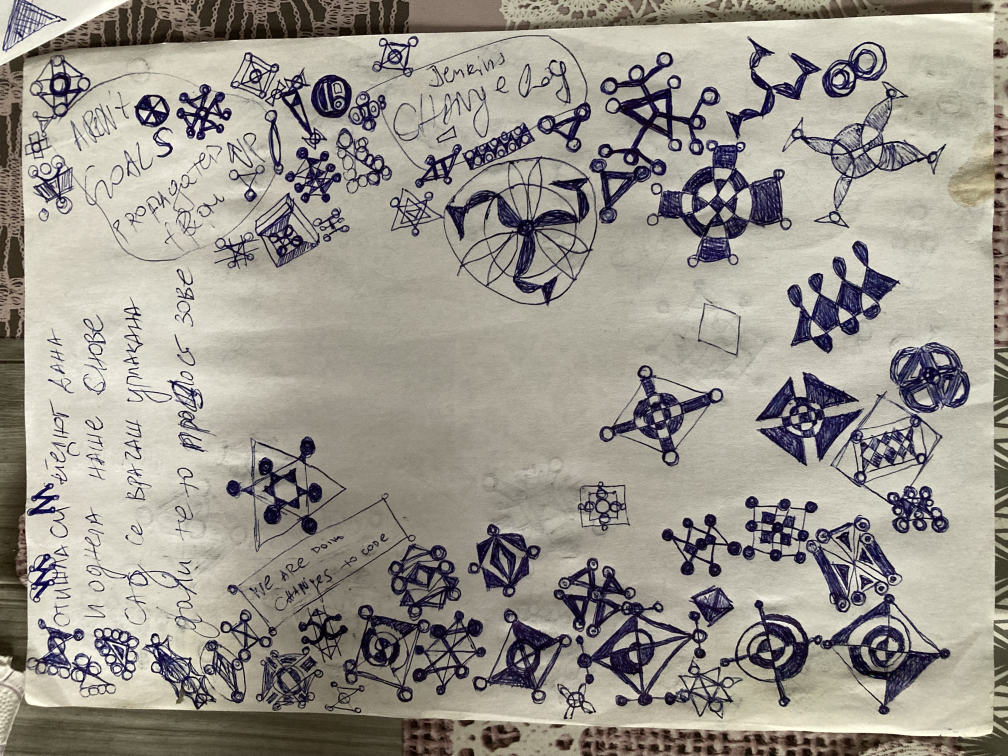
#> input picture images/sketches/IMG_0089.jpeg, 4032 x 3024 px (shown at 1/4 size)
$ python recognize_geometry.py images/sketches/IMG_0089.jpeg
#> lines starting #> are read from the running program, lines starting #| are printed output that depends on the picture; after the words box and inside, x2 and y2 are one past the last pixel; in counts of white or black regions, pixels touching at a corner belong together
#> in recognize_doodle, image is the input picture: shape (3024, 4032, 3); mean B, G, R 141, 149.9, 154.8
#| Processing: IMG_0089.jpeg (4032x3024)
#!/usr/bin/env python3
"""
Recognize geometric shapes in hand-drawn doodles and reconstruct clean versions.

Approach: trace the outline of the ink at uniform thickness — that outline IS
the shape. Find outer + inner contours, simplify with polygon approximation,
classify each (circle, triangle, rectangle, polygon, arc, freeform), then
redraw with clean uniform-width strokes.

Dependencies: opencv-python, numpy

Usage:
    python3 recognize_geometry.py <input.png> [--output-dir DIR] [--debug]
    python3 recognize_geometry.py --batch <dir> [--output-dir DIR] [--debug]
"""

import argparse
import json
import math
import sys
from dataclasses import dataclass, field, asdict
from pathlib import Path

import cv2
import numpy as np


CLEAN_COLOR = (170, 75, 41)
STROKE_WIDTH = 2
MIN_CONTOUR_AREA = 30
SIMPLIFY_EPSILON_RATIO = 0.015


@dataclass
class DetectedShape:
    shape_type: str
    center_x: int
    center_y: int
    confidence: float = 0.0
    is_hole: bool = False
    params: dict = field(default_factory=dict)


@dataclass
class RecognitionResult:
    source_file: str
    image_width: int
    image_height: int
    shapes: list = field(default_factory=list)
    rotation_degrees: float = 0.0
    similarity_score: float = 0.0
    ink_coverage_original: float = 0.0
    ink_coverage_clean: float = 0.0


def extract_ink_mask(image_bgra):
    if image_bgra.shape[2] == 4:
        alpha = image_bgra[:, :, 3]
        bgr = image_bgra[:, :, :3]
    else:
        alpha = np.full(image_bgra.shape[:2], 255, dtype=np.uint8)
        bgr = image_bgra

    gray = cv2.cvtColor(bgr, cv2.COLOR_BGR2GRAY)
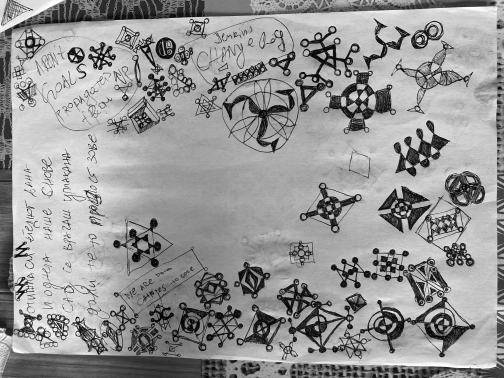
#> gray: shape (3024, 4032) (shown at 1/8 size); min 0, max 255, mean 150.3
    has_alpha = image_bgra.shape[2] == 4 and np.any(alpha < 255)

    if has_alpha:
        _, ink_by_alpha = cv2.threshold(alpha, 100, 255, cv2.THRESH_BINARY)
        _, ink_by_dark = cv2.threshold(gray, 140, 255, cv2.THRESH_BINARY_INV)
        mask = cv2.bitwise_and(ink_by_alpha, ink_by_dark)
    else:
        _, mask = cv2.threshold(gray, 140, 255, cv2.THRESH_BINARY_INV)
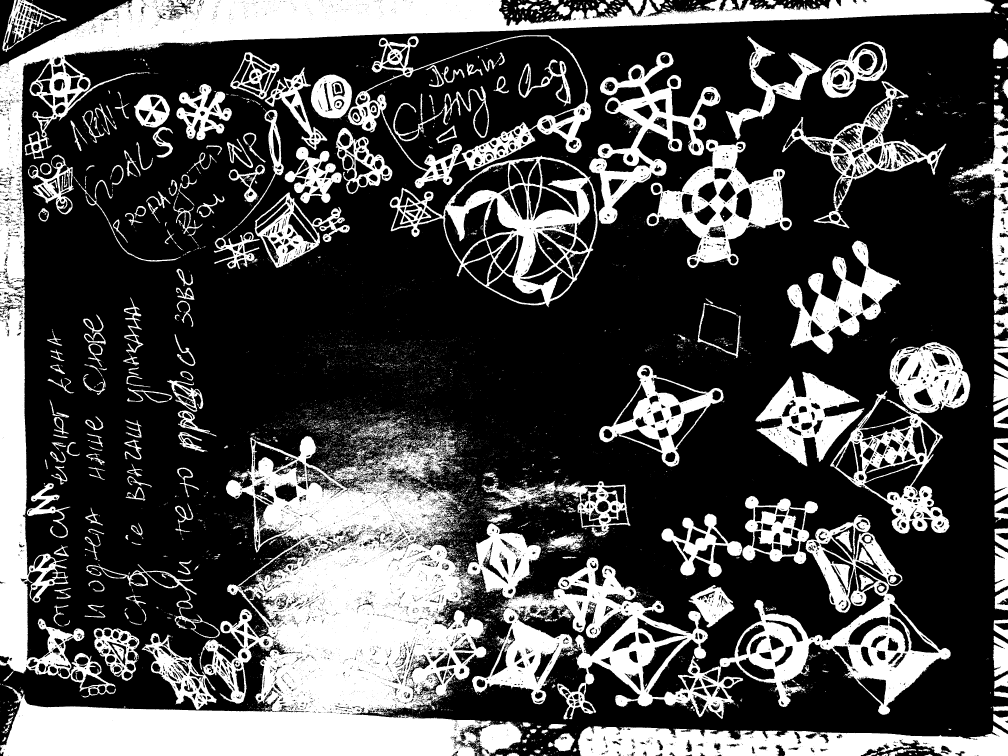
#> mask: shape (3024, 4032) (shown at 1/4 size); 30.9% white; 14741 white regions (13785 under 20 px), largest, box (x1, y1, x2, y2) and area: (0, 1720, 3803, 3024) 1463622, (0, 0, 3976, 2790) 658183, (2311, 2900, 4032, 3024) 142762

    kernel = cv2.getStructuringElement(cv2.MORPH_ELLIPSE, (3, 3))
    mask = cv2.morphologyEx(mask, cv2.MORPH_CLOSE, kernel, iterations=2)
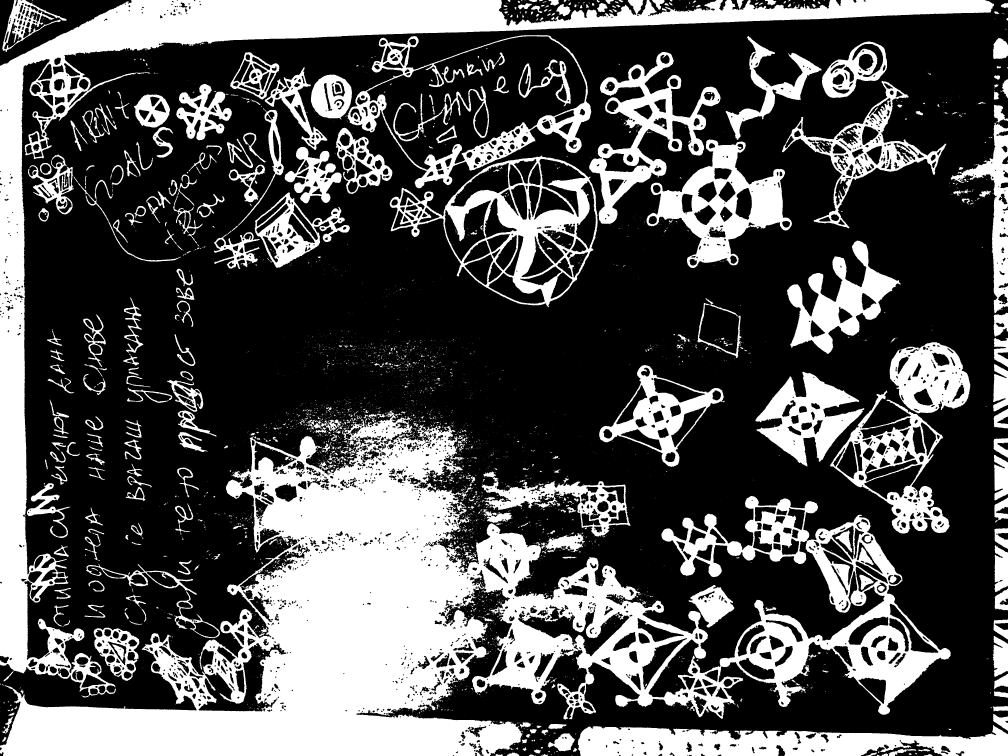
#> mask: shape (3024, 4032) (shown at 1/4 size); 32.6% white; 5385 white regions (4710 under 20 px), largest, box (x1, y1, x2, y2) and area: (0, 1640, 3803, 3024) 1716605, (0, 0, 3977, 2790) 682768, (2311, 2900, 4032, 3024) 147017
    mask = cv2.morphologyEx(mask, cv2.MORPH_OPEN, kernel, iterations=1)
#> mask: shape (3024, 4032); 32.4% white; 1356 white regions (681 under 20 px)
#> (the rest of the program and of its run is left out)
